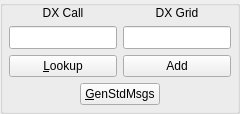
           <widget class="QGroupBox" name="dxStationGroupBox">
            <property name="sizePolicy">
             <sizepolicy hsizetype="Expanding" vsizetype="Preferred">
              <horstretch>0</horstretch>
              <verstretch>0</verstretch>
             </sizepolicy>
            </property>
            <property name="minimumSize">
             <size>
              <width>190</width>
              <height>0</height>
             </size>
            </property>
            <property name="maximumSize">
             <size>
              <width>16777215</width>
              <height>16777215</height>
             </size>
            </property>
            <property name="styleSheet">
             <string notr="true"/>
            </property>
            <property name="title">
             <string/>
            </property>
            <property name="alignment">
             <set>Qt::AlignCenter</set>
            </property>
            <layout class="QGridLayout" name="gridLayout">
             <property name="leftMargin">
              <number>6</number>
             </property>
             <property name="topMargin">
              <number>0</number>
             </property>
             <property name="rightMargin">
              <number>6</number>
             </property>
             <property name="bottomMargin">
              <number>6</number>
             </property>
             <property name="spacing">
              <number>6</number>
             </property>
             <item row="2" column="0" colspan="2">
              <layout class="QVBoxLayout" name="verticalLayout_6">
               <item>
                <layout class="QHBoxLayout" name="horizontalLayout_3">
                 <item>
                  <widget class="QLineEdit" name="dxCallEntry">
                   <property name="sizePolicy">
                    <sizepolicy hsizetype="Minimum" vsizetype="Fixed">
                     <horstretch>0</horstretch>
                     <verstretch>0</verstretch>
                    </sizepolicy>
                   </property>
                   <property name="minimumSize">
                    <size>
                     <width>0</width>
                     <height>23</height>
                    </size>
                   </property>
                   <property name="maximumSize">
                    <size>
                     <width>16777215</width>
                     <height>16777215</height>
                    </size>
                   </property>
                   <property name="text">
                    <string/>
                   </property>
                   <property name="alignment">
                    <set>Qt::AlignCenter</set>
                   </property>
                  </widget>
                 </item>
                 <item>
                  <widget class="QLineEdit" name="dxGridEntry">
                   <property name="sizePolicy">
                    <sizepolicy hsizetype="Minimum" vsizetype="Fixed">
                     <horstretch>0</horstretch>
                     <verstretch>0</verstretch>
                    </sizepolicy>
                   </property>
                   <property name="minimumSize">
                    <size>
                     <width>0</width>
                     <height>23</height>
                    </size>
                   </property>
                   <property name="maximumSize">
                    <size>
                     <width>16777215</width>
                     <height>16777215</height>
                    </size>
                   </property>
                   <property name="text">
                    <string/>
                   </property>
                   <property name="alignment">
                    <set>Qt::AlignCenter</set>
                   </property>
                  </widget>
                 </item>
                </layout>
               </item>
               <item>
                <layout class="QGridLayout" name="gridLayout_2">
                 <item row="0" column="0">
                  <widget class="QPushButton" name="lookupButton">
                   <property name="sizePolicy">
                    <sizepolicy hsizetype="Minimum" vsizetype="Fixed">
                     <horstretch>0</horstretch>
                     <verstretch>0</verstretch>
                    </sizepolicy>
                   </property>
                   <property name="minimumSize">
                    <size>
                     <width>0</width>
                     <height>0</height>
                    </size>
                   </property>
                   <property name="maximumSize">
                    <size>
                     <width>16777215</width>
                     <height>16777215</height>
                    </size>
                   </property>
                   <property name="text">
                    <string>&amp;Lookup</string>
                   </property>
                  </widget>
                 </item>
                 <item row="0" column="1">
                  <widget class="QPushButton" name="addButton">
                   <property name="sizePolicy">
                    <sizepolicy hsizetype="Minimum" vsizetype="Fixed">
                     <horstretch>0</horstretch>
                     <verstretch>0</verstretch>
                    </sizepolicy>
                   </property>
                   <property name="minimumSize">
                    <size>
                     <width>0</width>
                     <height>0</height>
                    </size>
                   </property>
                   <property name="maximumSize">
                    <size>
                     <width>16777215</width>
                     <height>16777215</height>
                    </size>
                   </property>
                   <property name="text">
                    <string>Add</string>
                   </property>
                  </widget>
                 </item>
                </layout>
               </item>
              </layout>
             </item>
             <item row="3" column="0" colspan="2">
              <layout class="QHBoxLayout" name="horizontalLayout_4">
               <item>
                <spacer name="horizontalSpacer_2">
                 <property name="orientation">
                  <enum>Qt::Horizontal</enum>
                 </property>
                 <property name="sizeHint" stdset="0">
                  <size>
                   <width>5</width>
                   <height>20</height>
                  </size>
                 </property>
                </spacer>
               </item>
               <item>
                <widget class="QPushButton" name="genStdMsgsPushButton">
                 <property name="sizePolicy">
                  <sizepolicy hsizetype="Preferred" vsizetype="Fixed">
                   <horstretch>0</horstretch>
                   <verstretch>0</verstretch>
                  </sizepolicy>
                 </property>
                 <property name="minimumSize">
                  <size>
                   <width>0</width>
                   <height>0</height>
                  </size>
                 </property>
                 <property name="maximumSize">
                  <size>
                   <width>16777215</width>
                   <height>16777215</height>
                  </size>
                 </property>
                 <property name="text">
                  <string>&amp;GenStdMsgs</string>
                 </property>
                </widget>
               </item>
               <item>
                <spacer name="horizontalSpacer_3">
                 <property name="orientation">
                  <enum>Qt::Horizontal</enum>
                 </property>
                 <property name="sizeHint" stdset="0">
                  <size>
                   <width>5</width>
                   <height>20</height>
                  </size>
                 </property>
                </spacer>
               </item>
              </layout>
             </item>
             <item row="1" column="1">
              <widget class="QLabel" name="DX_Grid_label">
               <property name="styleSheet">
                <string notr="true">border-width: 0;</string>
               </property>
               <property name="lineWidth">
                <number>1</number>
               </property>
               <property name="midLineWidth">
                <number>0</number>
               </property>
               <property name="text">
                <string>&lt;html&gt;&lt;head/&gt;&lt;body&gt;&lt;p align=&quot;center&quot;&gt;DX Grid&lt;/p&gt;&lt;/body&gt;&lt;/html&gt;</string>
               </property>
              </widget>
             </item>
             <item row="1" column="0">
              <widget class="QLabel" name="DX_Call_label">
               <property name="styleSheet">
                <string notr="true">border-width: 0;</string>
               </property>
               <property name="lineWidth">
                <number>1</number>
               </property>
               <property name="midLineWidth">
                <number>0</number>
               </property>
               <property name="text">
                <string>DX Call</string>
               </property>
               <property name="alignment">
                <set>Qt::AlignCenter</set>
               </property>
              </widget>
             </item>
            </layout>
           </widget>
